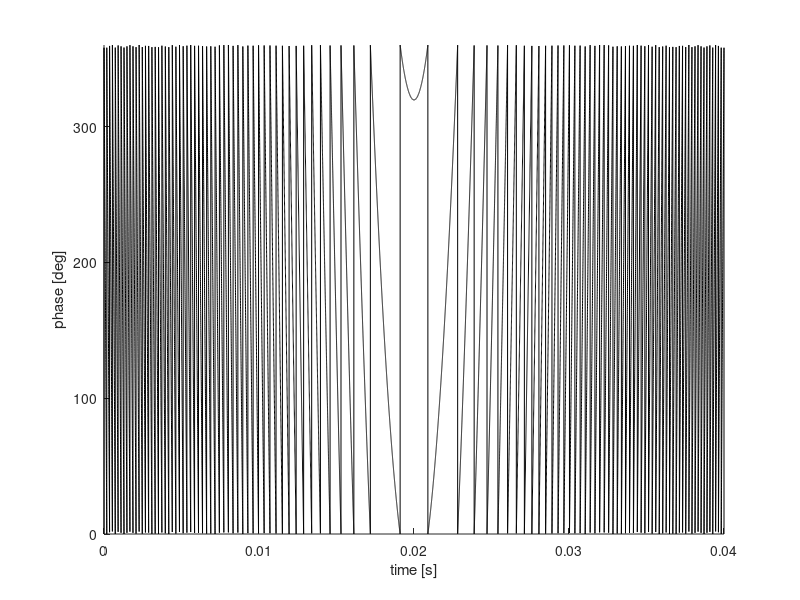
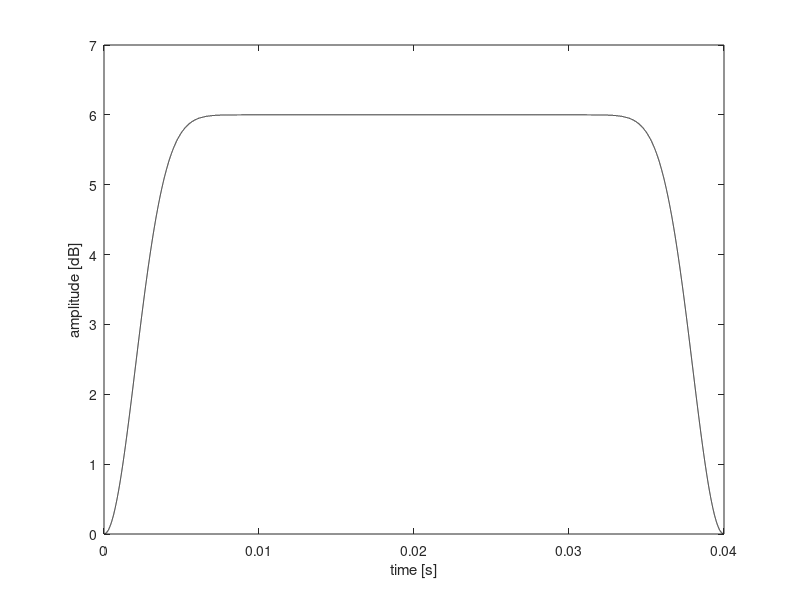

These figures' MATLAB source, in order:
% CHIRP phase table generator for Tecmag
% Adapted from Tecmag's CHIRP script

clear
clc
close all

%%%%%%% User-defined parameters %%%%%%%

% dt = 500e-9 ; %time per point in waveform (s) [Scout limit is 20ns]
N = 40000; %points to define the waveform
tau = 40e-3; %pulse length (s)
sliceheight = 0.040; %mm
G = 6.59; %T m-1, B0 field gradient
offset = 0; %mm, frequency offset (if applicable)
amplitude = 6; %dB, for Tecmag
% NOTE: positive offset moves to the left in the FT spectrum (negative
% position)

%%%%%%% END User-defined parameters %%%%%%%


% N = round(tau/dt); %number of points per pulse waveform
dt = (tau/N); %time per point in waveform (s) [Scout limit is 20 ns]
gamma = 42.576; %MHz T-1
SW = sliceheight*G*gamma*1000; %Hz
offsetHz = offset*1000*G*gamma; %Hz

phase = zeros(N,1);

ind = 1:N;
f = (ind-N/2)*(SW/N);
inc = 2*pi*f*dt;
o_inc = 2*pi*offsetHz*dt;

for i = 1:N-1
    phase(i+1) = phase(i)+inc(i)-o_inc;
end

phase = mod((phase*360/2/pi),360);
dlmwrite('CHIRP_Phase.dat',phase);



figure(1)
hold on
t = linspace(0,tau,N);
plot(t,phase,'-k')
xlabel('time [s]')
ylabel('phase [deg]')
ylim([0 360])

tamp = linspace(0,tau,N);
amp = amplitude*(1-(cos(pi*tamp/tau)).^40);
dlmwrite('CHIRP_Amp.dat',amp');

figure(2)
plot(tamp,amp,'-k')
xlabel('time [s]')
ylabel('amplitude [dB]')
ylim([0 amplitude+1])
